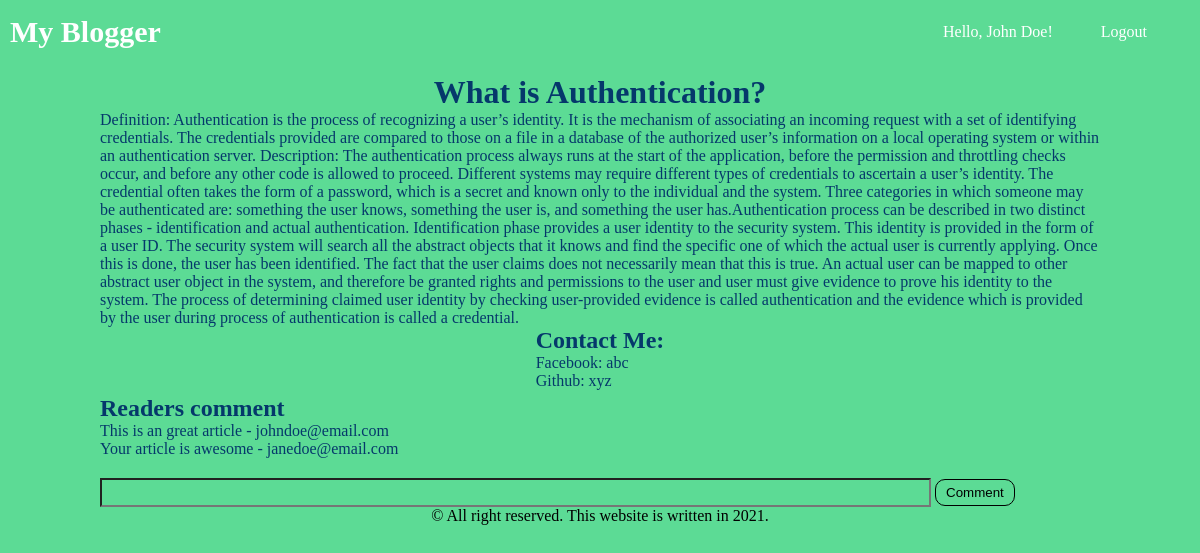
Page /posts/1 (signed in) on the committed database.
### app/models.py (models this page shows, shortened)
class User(UserMixin, db.Model):
    id = db.Column(db.Integer, primary_key=True)
    firstname = db.Column(db.String(64))
    lastname = db.Column(db.String(64))
    email = db.Column(db.String(120), index=True, unique=True)
    password_hash = db.Column(db.String(128))
    comments = db.relationship('Comment', backref='user', lazy='joined')

class Post(db.Model):
    id = db.Column(db.Integer, primary_key=True)
    title = db.Column(db.String(50))
    body = db.Column(db.String(140))
    timestamp = db.Column(db.TIMESTAMP, index=True, default=datetime.now)
    comments = db.relationship('Comment', backref='post', lazy='joined')

class Comment(db.Model):
    id = db.Column(db.Integer, primary_key=True)
    value = db.Column(db.String(255))
    timestamp = db.Column(db.TIMESTAMP, index=True, default=datetime.now)
    post_id = db.Column(db.Integer, ForeignKey('post.id'), nullable=False)
    user_id = db.Column(db.Integer, ForeignKey('user.id'), nullable=False)

### app/routes.py (the view)
@app.route('/posts/<int:post_id>', methods=['GET', 'POST'])
def detail(post_id):
    form = CommentForm()
    if request.method == 'POST':
        comment = Comment(value=form.value.data, post_id=post_id, user_id=current_user.get_id())
        db.session.add(comment)
        db.session.commit()
    post = Post.query.filter_by(id=post_id).first()
    post_comments = Comment.query.join(User).filter(Comment.post_id == post_id).all()
    return render_template('detail.html', title='Post Detail', post=post, form=form, postComments=post_comments)

### app/forms.py
class CommentForm(FlaskForm):
    value = StringField()
    submit = SubmitField('Comment')

### app/models.py (called while the page is built)
@login.user_loader
def load_user(id):
    return User.query.get(int(id))

### app/templates/detail.html
{% extends "base.html" %}
{% block style %}
    <link rel="stylesheet" href="{{ url_for('static', filename='styles/detail.css') }}">
{% endblock %}
{% block content %}
    <h1>{{ post.title }}</h1>
    <p>{{ post.body }}</p>
    <div>
        <h2>Contact Me: </h2>
        <a href="#" style="color: #05386B;">Facebook: abc</a><br>
        <a href="#" style="color: #05386B;">Github: xyz</a>
    </div>
    <div class="comment">
        <h2>Readers comment</h2>
        <div>
            {% for postComment in postComments %}
                <p>{{ postComment.value }} - {{ postComment.user.email }}</p>
            {% endfor %}
        </div>
    </div>
    {% if current_user.is_authenticated %}
        <form action="" method="post">
            {{ form.value(size=100, class_="comment") }}
            {{ form.submit() }}
        </form>
    {% endif %}
{% endblock %}

### app/templates/base.html (shortened to what this page needs)
<!DOCTYPE html>
<html lang="en">
<head>
    <link rel="stylesheet" href="{{ url_for('static', filename='styles/base.css') }}">
    {% block style %}
    {% endblock %}
</head>
<body>
{% block navbar %}
    <div class="navbar">
        <ul class="navbar-brand">
            <li><a href="{{ url_for('index') }}">My Blogger</a></li>
        </ul>
        <ul class="navbar-nav right">
            {% if current_user.is_anonymous %}
                <li>Hello, Guest!</li>
                <li><a href="{{ url_for('login') }}">Sign in</a></li>
                <li><a href="{{ url_for('register') }}">Register</a></li>
            {% else %}
                <li>Hello, {{ current_user.firstname | capitalize }} {{ current_user.lastname | capitalize }}!</li>
                <li><a href="{{ url_for('logout') }}">Logout</a></li>
            {% endif %}
        </ul>
    </div>
{% endblock %}
<div class="container">
    <div class="content">
        {% block content %}
        {% endblock %}
    </div>
    {% block footer %}
        <footer>
            &copy All right reserved. This website is written in 2021.
        </footer>
    {% endblock %}
</div>
</body>
</html>

### app/static/styles/base.css (style rules this page uses)
* { box-sizing: border-box; margin: 0; padding: 0; background-color: #5CDB95; }
html, body { height: 100%; }
h1 { text-align: center; margin-top: 10px; }
ul { list-style-type: none; }
.navbar { display: flex; flex-direction: row; justify-content: space-between; align-items: center; padding: 15px 5px; }
.navbar .navbar-nav { display: flex; flex-direction: row; justify-content: space-evenly; align-items: center; }
.navbar-brand li { margin-left: 5px; font-size: 30px; font-weight: bold; }
.navbar .navbar-nav.right { min-width: 300px; }
li, a { text-decoration: none; color: white; }
button, select, input[type="submit"] { padding: 5px 10px; border-radius: 10px; box-shadow: none; outline: none; cursor: pointer; border: 1px solid black; }
h1, h2, p { color: #05386B; }
.container { display: flex; flex-direction: column; align-items: center; justify-content: space-evenly; }

### app/static/styles/detail.css (style rules this page uses)
.content { display: flex; flex-direction: column; justify-content: center; align-items: center; max-width: 1000px; margin: 0 auto; }
h1, h2, p { color: #05386B; }
div.comment { margin-top: 5px; margin-right: auto; }
form { margin-top: 20px; margin-right: auto; }
form .comment { padding: 5px; }

### rows in the picture
User: firstname "John", lastname "Doe"
Post: title "What is Authentication?", body "Definition: Authentication is the process of recognizing a user’s identity. It is the mechanism of associating an incoming request with a set of identifying credentials. The credentials provided are compared to those on a file in a database of the authorized user’s information on a local operating system or within an authentication server. Description: The authentication process always runs at the start of the application, before the permission and throttling checks occur, and before any other code is allowed to proceed. Different systems may require different types of credentials to ascertain a user’s identity. The credential often takes the form of a password, which is a secret and known…"
Comment: value "This is an great article", user.email "johndoe@email.com"
Comment: value "Your article is awesome", user.email "janedoe@email.com"
